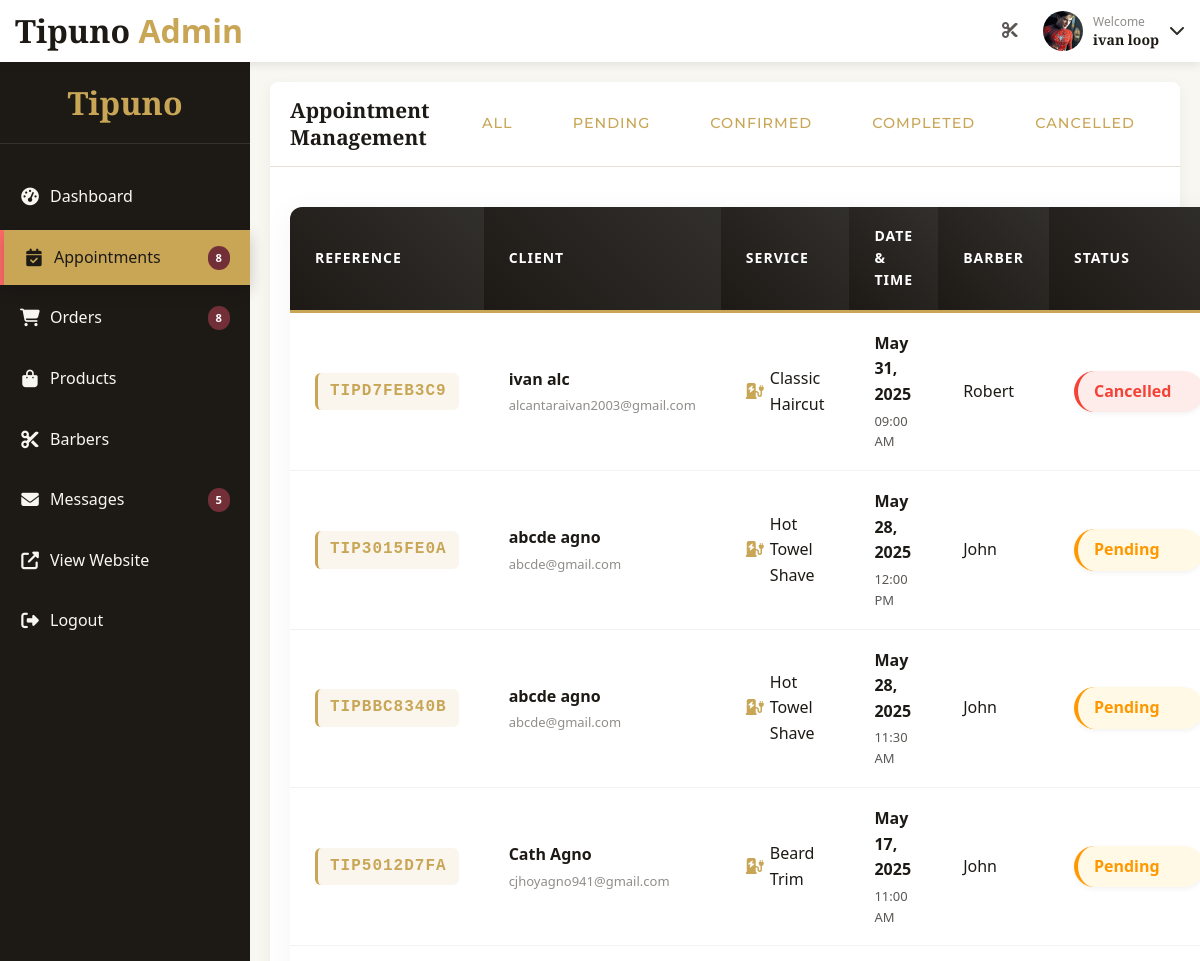
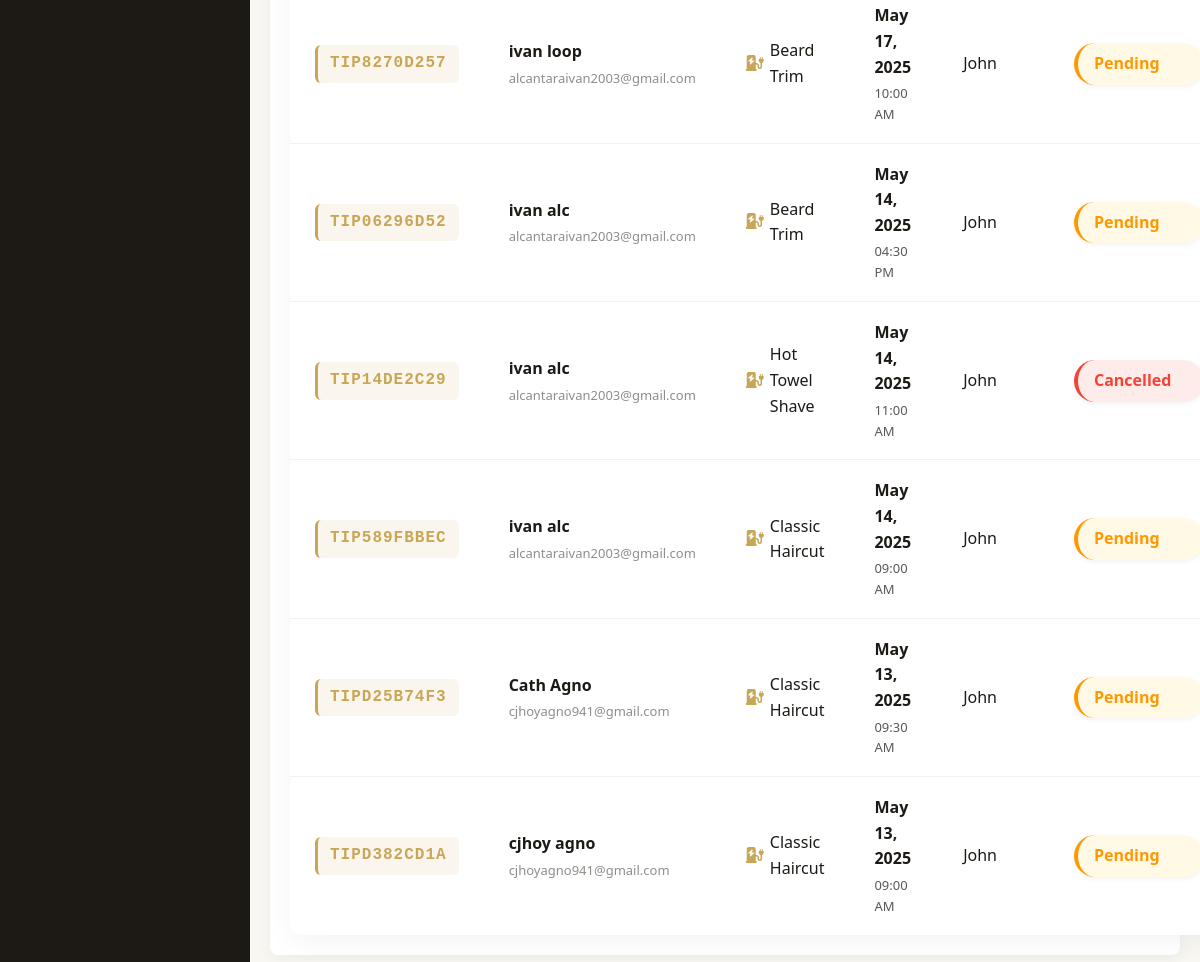
/admin/admin_index.php?page=appointments (signed in), run on the app's committed database (2 pictures, top to bottom).
### tables this page shows
CREATE TABLE `appointments` (
  `appointment_id` int(11) NOT NULL AUTO_INCREMENT,
  `booking_reference` varchar(20) NOT NULL,
  `user_id` int(11) DEFAULT NULL,
  `service_id` int(11) NOT NULL,
  `appointment_date` date NOT NULL,
  `appointment_time` varchar(10) NOT NULL,
  `barber_id` int(11) DEFAULT NULL,
  `client_name` varchar(100) NOT NULL,
  `client_email` varchar(100) NOT NULL,
  `client_phone` varchar(20) NOT NULL,
  `notes` text DEFAULT NULL,
  `status` enum('pending','confirmed','completed','cancelled') NOT NULL DEFAULT 'pending',
  `created_at` timestamp NOT NULL DEFAULT current_timestamp(),
  PRIMARY KEY (`appointment_id`),
  UNIQUE KEY `booking_reference` (`booking_reference`),
  KEY `user_id` (`user_id`),
  KEY `service_id` (`service_id`),
  KEY `barber_id` (`barber_id`)
);

### admin/pages/appointments.php (the view, shortened to what the rows shown need)
<?php
require_once '../database.php';
$db = new Database();
$viewMode = 'list';
$appointment = null;
$services = [];
$barbers = [];
$appointments = [];
$history = [];
$errorMsg = '';
$successMsg = '';
$statusFilter = isset($_GET['status']) ? $_GET['status'] : '';
$page = isset($_GET['p']) ? (int)$_GET['p'] : 1;
$perPage = 10;
if ($viewMode === 'list') {
    $totalAppointments = $db->countAppointments($statusFilter);
    $offset = ($page - 1) * $perPage;
    $appointments = $db->getAppointments($statusFilter, $perPage, $offset);
}
?>
<?php if ($viewMode === 'edit' && $appointment): ?>
<div class="admin-card">
    <div class="admin-card-header">
        <h2>Edit Appointment</h2>
        <div class="actions">
            <a href="?page=appointments" class="btn btn-outline btn-sm"><i class="fas fa-arrow-left"></i> Back to List</a>
        </div>
    </div>
    <div class="admin-card-body">
        <form method="post" class="admin-form">
            <input type="hidden" name="appointment_id" value="<?php echo htmlspecialchars($appointment['appointment_id']); ?>">
            <div class="row">
                <div class="col-md-6">
                    <div class="form-group">
                        <label for="service">Service</label>
                        <select name="service" id="service" class="form-control" required>
                            <?php foreach ($services as $service): ?>
                                <option value="<?php echo htmlspecialchars($service['service_id']); ?>"
                                    <?php echo ($appointment['service_id'] == $service['service_id']) ? 'selected' : ''; ?>>
                                    <?php echo htmlspecialchars($service['name']); ?>
                                </option>
                            <?php endforeach; ?>
                        </select>
                    </div>
                </div>
                <div class="col-md-6">
                    <div class="form-group">
                        <label for="barber">Barber</label>
                        <select name="barber" id="barber" class="form-control" required>
                            <option value="">Select a barber</option>
                            <?php foreach ($barbers as $barber): ?>
                                <option value="<?php echo htmlspecialchars($barber['barber_id']); ?>"
                                    <?php echo ($appointment['barber_id'] == $barber['barber_id']) ? 'selected' : ''; ?>>
                                    <?php echo htmlspecialchars($barber['name']); ?>
                                </option>
                            <?php endforeach; ?>
                        </select>
                    </div>
                </div>
            </div>
            <div class="row">
                <div class="col-md-6">
                    <div class="form-group">
                        <label for="appointment_date">Appointment Date</label>
                        <input type="date" name="appointment_date" id="appointment_date" class="form-control" value="<?php echo htmlspecialchars($appointment['appointment_date']); ?>" required>
                    </div>
                </div>
                <div class="col-md-6">
                    <div class="form-group">
                        <label for="appointment_time">Appointment Time</label>
                        <input type="time" name="appointment_time" id="appointment_time" class="form-control" value="<?php echo htmlspecialchars($appointment['appointment_time']); ?>" required>
                    </div>
                </div>
            </div>
            <hr>
            <h3>Client Information</h3>
            <div class="row">
                <div class="col-md-6">
                    <div class="form-group">
                        <label for="client_name">Client Name</label>
                        <input type="text" name="client_name" id="client_name" class="form-control" value="<?php echo htmlspecialchars($appointment['client_name']); ?>" required>
                    </div>
                </div>
                <div class="col-md-6">
                    <div class="form-group">
                        <label for="client_email">Client Email</label>
                        <input type="email" name="client_email" id="client_email" class="form-control" value="<?php echo htmlspecialchars($appointment['client_email']); ?>" required>
                    </div>
                </div>
            </div>
            <div class="form-group">
                <label for="client_phone">Client Phone</label>
                <input type="text" name="client_phone" id="client_phone" class="form-control" value="<?php echo htmlspecialchars($appointment['client_phone']); ?>" required>
            </div>
            <div class="form-group">
                <label for="notes">Notes</label>
                <textarea name="notes" id="notes" class="form-control" rows="4"><?php echo htmlspecialchars($appointment['notes']); ?></textarea>
            </div>
            <div class="form-group">
                <label for="status">Status</label>
                <select name="status" id="status" class="form-control status-select status-<?php echo htmlspecialchars($appointment['status']); ?>" required>
                    <option value="pending" <?php echo $appointment['status'] === 'pending' ? 'selected' : ''; ?>>Pending</option>
                    <option value="confirmed" <?php echo $appointment['status'] === 'confirmed' ? 'selected' : ''; ?>>Confirmed</option>
                    <option value="completed" <?php echo $appointment['status'] === 'completed' ? 'selected' : ''; ?>>Completed</option>
                    <option value="cancelled" <?php echo $appointment['status'] === 'cancelled' ? 'selected' : ''; ?>>Cancelled</option>
                </select>
            </div>
            <div class="form-actions text-right">
                <button type="submit" name="update_appointment" class="btn btn-primary">
                    <i class="fas fa-save"></i> Update Appointment
                </button>
                <a href="?page=appointments" class="btn btn-outline">Cancel</a>
            </div>
        </form>
        <?php if (!empty($history)): ?>
            <hr>
            <h3>Appointment History</h3>
            <div class="table-responsive">
                <table class="admin-table">
                    <thead>
                        <tr>
                            <th>Date</th>
                            <th>Action</th>
                            <th>Notes</th>
                            <th>By</th>
                        </tr>
                    </thead>
                    <tbody>
                        <?php foreach ($history as $entry): ?>
                            <tr>
                                <td><?php echo date('M d, Y h:i A', strtotime($entry['created_at'])); ?></td>
                                <td><?php echo ucfirst($entry['action']); ?></td>
                                <td><?php echo htmlspecialchars($entry['notes']); ?></td>
                                <td>
                                    <?php
                                    if ($entry['staff_id']) {
                                        echo htmlspecialchars($entry['staff_name'] ?? 'Admin');
                                    } elseif ($entry['user_id']) {
                                        echo htmlspecialchars($entry['user_name'] ?? 'Customer');
                                    } else {
                                        echo 'System';
                                    }
                                    ?>
                                </td>
                            </tr>
                        <?php endforeach; ?>
                    </tbody>
                </table>
            </div>
        <?php endif; ?>
    </div>
</div>
<script src="https://cdnjs.cloudflare.com/ajax/libs/izitoast/1.4.0/js/iziToast.min.js"></script>
<script>
document.addEventListener('DOMContentLoaded', function() {
    <?php if (!empty($successMsg)): ?>
        iziToast.success({
            title: 'Success',
            message: '<?php echo addslashes($successMsg); ?>',
            position: 'topRight',
            icon: 'fas fa-check-circle'
        });
    <?php endif; ?>
    <?php if (!empty($errorMsg)): ?>
        iziToast.error({
            title: 'Error',
            message: '<?php echo addslashes($errorMsg); ?>',
            position: 'topRight',
            icon: 'fas fa-exclamation-circle'
        });
    <?php endif; ?>
});
</script>
<?php else: ?>
<div class="admin-card">
    <div class="admin-card-header">
        <h2>Appointment Management</h2>
    </div>
    <div class="admin-card-body">
        <div class="table-responsive appointments-table">
            <table class="admin-table">
                <thead>
                    <tr>
                        <th>Reference</th>
                        <th>Client</th>
                        <th>Service</th>
                        <th>Date & Time</th>
                        <th>Barber</th>
                        <th>Status</th>
                    </tr>
                </thead>
                <tbody>
                    <?php if (count($appointments) > 0): ?>
                        <?php
                        $barberMap = $db->getBarberMap();
                        $serviceMap = $db->getServiceMap();
                        ?>
                        <?php foreach ($appointments as $appointment): ?>
                            <tr>
                                <td>
                                    <div class="booking-reference"><?php echo htmlspecialchars($appointment['booking_reference'] ?? ''); ?></div>
                                </td>
                                <td>
                                    <div class="client-info">
                                        <strong>
                                            <?php
                                            if (!empty($appointment['first_name']) && !empty($appointment['last_name'])) {
                                                echo htmlspecialchars($appointment['first_name'] . ' ' . $appointment['last_name']);
                                            } else {
                                                echo htmlspecialchars($appointment['client_name'] ?? '');
                                            }
                                            ?>
                                        </strong>
                                        <span class="email"><?php echo htmlspecialchars($appointment['client_email'] ?? ''); ?></span>
                                    </div>
                                </td>
                                <td>
                                    <div class="service-name">
                                        <?php
                                        if (!empty($appointment['service_name'])) {
                                            echo htmlspecialchars($appointment['service_name']);
                                        } elseif (!empty($appointment['service'])) {
                                            if (is_numeric($appointment['service']) && isset($serviceMap[$appointment['service']])) {
                                                echo htmlspecialchars($serviceMap[$appointment['service']]);
                                            } else {
                                                echo htmlspecialchars($appointment['service']);
                                            }
                                        } elseif (!empty($appointment['service_id']) && isset($serviceMap[$appointment['service_id']])) {
                                            echo htmlspecialchars($serviceMap[$appointment['service_id']]);
                                        } elseif (!empty($appointment['service_id'])) {
                                            echo 'Service #' . htmlspecialchars($appointment['service_id']);
                                        } else {
                                            echo 'N/A';
                                        }
                                        ?>
                                    </div>
                                </td>
                                <td>
                                    <div class="appointment-time">
                                        <div class="date"><?php echo isset($appointment['appointment_date']) ? date('M d, Y', strtotime($appointment['appointment_date'])) : ''; ?></div>
                                        <div class="time"><?php echo isset($appointment['appointment_time']) ? date('h:i A', strtotime($appointment['appointment_time'])) : ''; ?></div>
                                    </div>
                                </td>
                                <td>
                                    <div class="barber-name">
                                        <?php
                                        if (!empty($appointment['barber_name'])) {
                                            echo htmlspecialchars($appointment['barber_name']);
                                        } elseif (!empty($appointment['barber'])) {
                                            if (is_numeric($appointment['barber']) && isset($barberMap[$appointment['barber']])) {
                                                echo htmlspecialchars($barberMap[$appointment['barber']]);
                                            } else {
                                                echo htmlspecialchars($appointment['barber']);
                                            }
                                        } elseif (!empty($appointment['barber_id']) && isset($barberMap[$appointment['barber_id']])) {
                                            echo htmlspecialchars($barberMap[$appointment['barber_id']]);
                                        } elseif (!empty($appointment['barber_id'])) {
                                            echo 'Barber #' . htmlspecialchars($appointment['barber_id']);
                                        } else {
                                            echo 'N/A';
                                        }
                                        ?>
                                    </div>
                                </td>
                                <td>
                                    <span class="status-badge status-<?php echo htmlspecialchars($appointment['status'] ?? ''); ?>">
                                        <?php echo ucfirst($appointment['status'] ?? ''); ?>
                                    </span>
                                </td>
                            </tr>
                        <?php endforeach; ?>
                    <?php endif; ?>
                </tbody>
            </table>
        </div>
    </div>
</div>
<?php endif; ?>

### data on the page
appointments: booking_reference "TIPD7FEB3C9", client_name "ivan alc", client_email "alcantaraivan2003@gmail.com", service "Classic Haircut", appointment_date "May 31, 2025", appointment_time "09:00 AM", barber "Robert", status "Cancelled"
appointments: booking_reference "TIP3015FE0A", client_name "abcde agno", client_email "abcde@gmail.com", service "Hot Towel Shave", appointment_date "May 28, 2025", appointment_time "12:00 PM", barber "John", status "Pending"
appointments: booking_reference "TIPBBC8340B", client_name "abcde agno", client_email "abcde@gmail.com", service "Hot Towel Shave", appointment_date "May 28, 2025", appointment_time "11:30 AM", barber "John", status "Pending"
appointments: booking_reference "TIP5012D7FA", client_name "Cath Agno", client_email "cjhoyagno941@gmail.com", service "Beard Trim", appointment_date "May 17, 2025", appointment_time "11:00 AM", barber "John", status "Pending"
appointments: booking_reference "TIP8270D257", client_name "ivan loop", client_email "alcantaraivan2003@gmail.com", service "Beard Trim", appointment_date "May 17, 2025", appointment_time "10:00 AM", barber "John", status "Pending"
appointments: booking_reference "TIP06296D52", client_name "ivan alc", client_email "alcantaraivan2003@gmail.com", service "Beard Trim", appointment_date "May 14, 2025", appointment_time "04:30 PM", barber "John", status "Pending"
appointments: booking_reference "TIP14DE2C29", client_name "ivan alc", client_email "alcantaraivan2003@gmail.com", service "Hot Towel Shave", appointment_date "May 14, 2025", appointment_time "11:00 AM", barber "John", status "Cancelled"
appointments: booking_reference "TIP589FBBEC", client_name "ivan alc", client_email "alcantaraivan2003@gmail.com", service "Classic Haircut", appointment_date "May 14, 2025", appointment_time "09:00 AM", barber "John", status "Pending"
appointments: booking_reference "TIPD25B74F3", client_name "Cath Agno", client_email "cjhoyagno941@gmail.com", service "Classic Haircut", appointment_date "May 13, 2025", appointment_time "09:30 AM", barber "John", status "Pending"
appointments: booking_reference "TIPD382CD1A", client_name "cjhoy agno", client_email "cjhoyagno941@gmail.com", service "Classic Haircut", appointment_date "May 13, 2025", appointment_time "09:00 AM", barber "John", status "Pending"

### other printed values
$pendingCount "8"
$unreadCount "5"
